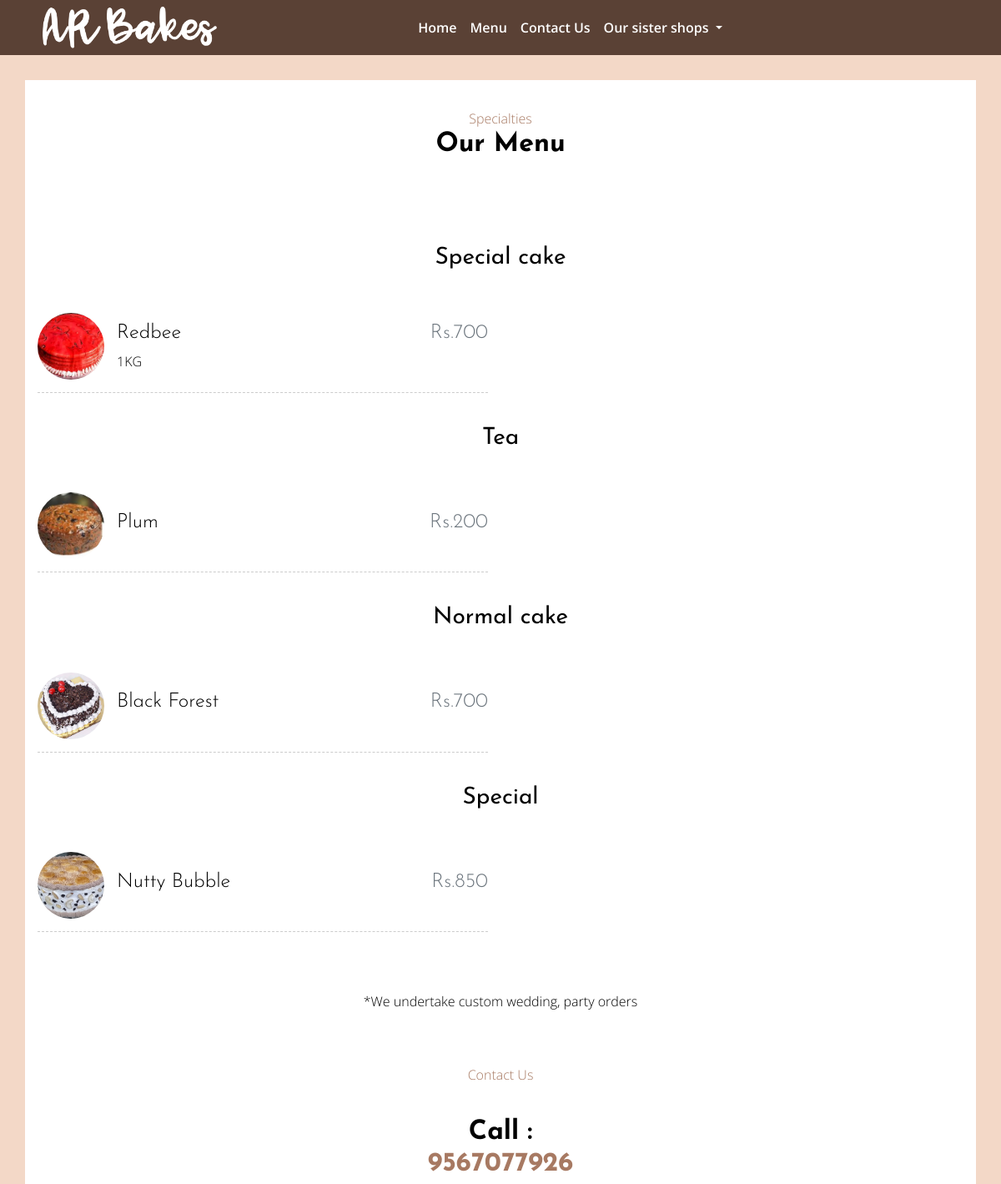
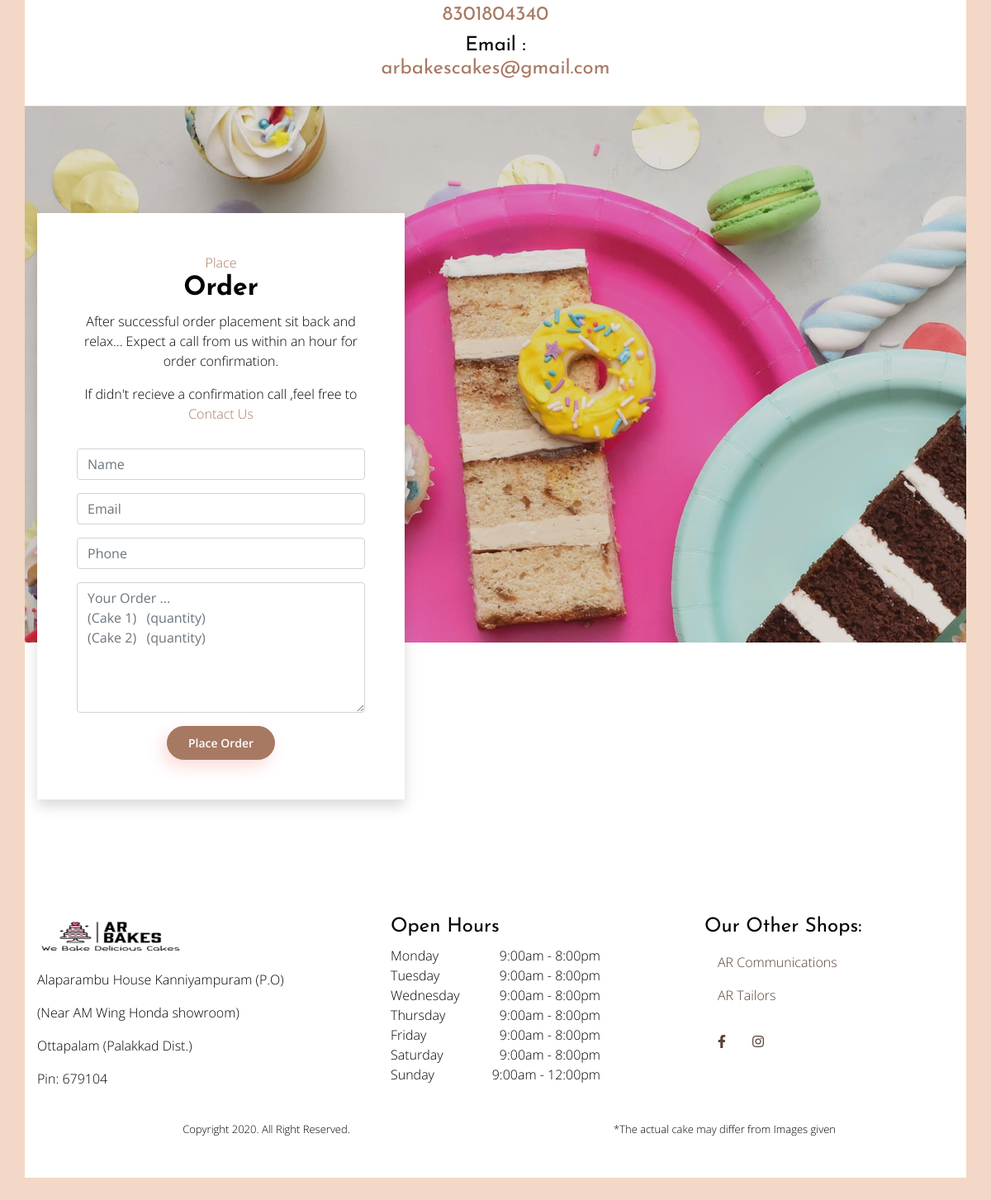
The page /menu on the database its author committed (2 pictures, top to bottom).
### cake/models.py (models this page shows)
class Cake(models.Model):
    name = models.CharField(max_length=50)
    style = models.CharField(max_length=50)
    price = models.IntegerField()
    image = models.ImageField(upload_to ='pics')
    quantity = models.CharField(max_length=50,default=' ')

### cake/views.py (the view)
# urls.py: path('menu', views.menu,name='menu'),
def menu(request):
    cakes= Cake.objects.all()
    styles= Cake.objects.values('style').distinct()
    return render(request,"menu.html",{'cakes':cakes ,'styles':styles ,'page':'Menu'})

### template/menu.html
{% extends 'layout.html' %}
{% load static %}
{% block content%}
<div class="container" style="padding-top: 3%;">
    <div class="section-content">
        <div class="row mb-5">
            <div class="col-md-12">
                <div class="heading-section text-center">
                    <span class="subheading">
                        Specialties
                    </span>
                    <h2>
                        Our Menu
                    </h2>
                </div>
            </div>
        </div>
        <div class="row">
            {% for cake1 in styles%}
                <div class="col-lg-12 heading-menu" style="padding-top: 2%" id="{{cake1.style}}">
                    <h3 class="text-center mb-5">{{cake1.style}}</h3>
                </div>
                {% for cake in cakes%}
                    {% if cake.style == cake1.style %}
                        <div class="col-lg-6 menu-wrap">
                            <div class="menus d-flex align-items-center">
                                <div class="menu-img rounded-circle">
                                    <img class="img-fluid" src="{{cake.image.url}}" alt="">
                                </div>
                                <div class="text-wrap">
                                    <div class="row align-items-start">
                                        <div class="col-8">
                                            <h4>{{cake.name}}</h4>
                                            <p>{{cake.quantity}}</p>
                                        </div>
                                        <div class="col-4">
                                            <h4 class="text-muted menu-price">Rs.{{cake.price}}</h4>
                                        </div>
                                    </div>
                                </div>
                            </div>
                        </div>
                    {% endif%}
                {%endfor%}
            {%endfor%}
        </div>
        <div id="contact" style="padding-top: 5% ; text-align: center;"><p>*We undertake custom wedding, party orders</p></div>
        <br>
        <div class="heading-section text-center"><br>
            <span class="subheading">
                Contact Us
            </span>
            <h2><br>
               Call :  <br>  <a href="tel:+919567077926" class="mb-5">  9567077926  </a><br>
            </h2>
            <h4> <a href="tel:+91 8301804340" class="mb-5"> 8301804340   </a></h4>
            <h4>Email :  <br>  <a href="mailto:arbakescakes@gmail.com" class="mb-5" target="_blank"> arbakescakes@gmail.com </a></h4>
        </div>
    </div>
</div>
{%endblock%}

### template/layout.html (shortened to what this page needs)
{% load static %}
<!DOCTYPE html>
<html lang="en">
<head>
    <link rel="stylesheet" href="{% static 'vendor/bootstrap/bootstrap.min.css'%}">
    <link rel="stylesheet" href="{% static 'vendor/select2/select2.min.css'%}">
    <link rel="stylesheet" href="{% static 'vendor/owlcarousel/owl.carousel.min.css'%}">
    <link rel="stylesheet" href="https://cdn.rawgit.com/noelboss/featherlight/1.7.13/release/featherlight.min.css">
    <link rel="stylesheet" href="https://cdnjs.cloudflare.com/ajax/libs/tempusdominus-bootstrap-4/5.0.1/css/tempusdominus-bootstrap-4.min.css">
    <link rel="stylesheet" href="https://cdnjs.cloudflare.com/ajax/libs/font-awesome/5.8.1/css/brands.css">
    <link rel="stylesheet" href="https://cdn.linearicons.com/free/1.0.0/icon-font.min.css">
    <link rel="stylesheet" href="https://use.fontawesome.com/releases/v5.8.1/css/all.css">
    <link rel="stylesheet" href="{% static 'css/style.min.css' %}">
</head>
<body data-spy="scroll" data-target="#navbar" class="static-layout">
    <nav class="navbar sticky-top navbar-expand-lg navbar-dark" style="background-color: #5A4135; font-size: 14; font-weight: 600;">
        <a href="#about" class="text-uppercase"style="padding-right: 10%; padding-left:3%" ><img src="{% static 'img/logo.png'%}" alt="Image" class="img-fluid" style="height: 50px;width: auto;"></a>
        <div class="collapse navbar-collapse "  id="navbarTogglerDemo02" style="padding-left: 10%;">
          <ul class="navbar-nav mr-auto mt-2 mt-lg-0">
            <li class="nav-item active">
              <a class="nav-link" href="/#home">Home </a>
            </li>
            <li class="nav-item active">
              <a class="nav-link" href="menu">Menu</a>
            </li>
            <li class="nav-item active">
              <a class="nav-link" href="#contact" >Contact Us</a>
            </li>
            <li class="nav-item active dropdown">
                <a class="nav-link dropdown-toggle" href="#" id="navbarDropdownMenuLink" data-toggle="dropdown" aria-haspopup="true" aria-expanded="false">
                  Our sister shops
                </a>
              </li>
          </ul>
        </div>
      </nav>
	<div class="boxed-page">
    {% block content %}
    {% endblock %}
    {%if not x %}
        <section id="gtco-reservation" class="bg-fixed bg-white section-padding overlay" style="background-image: url({% static 'img/bg.jpg'%});">
            <div class="container">
                <div class="row">
                    <div class="col-lg-5">
                        <div class="section-content bg-white p-5 shadow">
                            <div class="heading-section text-center">
                                <span class="subheading">
                                    Place
                                </span>
                                <h2>
                                    Order
                                </h2>
                                <p>After successful order placement sit back and relax... Expect a call from us within an hour for order
                                    confirmation.</p> <p>If didn't recieve a confirmation call ,feel free to <a href="#contact">Contact Us </a> </p>
                            </div>
                            <form method="POST" name="contact-us" action="https://formspree.io/f/xgepzlap">
                                <div class="row">
                                    <div class="col-md-12 form-group">
                                        <input type="text" class="form-control" id="name" name="name" placeholder="Name">
                                    </div>
                                    <div class="col-md-12 form-group">
                                        <input type="text" class="form-control" id="email" name="email" placeholder="Email">
                                    </div>
                                    <div class="col-md-12 form-group">
                                        <input type="text" class="form-control" id="phoneNumber" name="subject" placeholder="Phone">
                                    </div>
                                    <div class="col-md-12 form-group">
                                        <textarea class="form-control" id="message" name="message" rows="6" placeholder="Your Order ...&#10;(Cake 1)   (quantity)&#10;(Cake 2)   (quantity)"></textarea>
                                    </div>
                                    <div class="col-md-12 text-center">
                                        <button class="btn btn-primary btn-shadow btn-lg" type="submit" name="submit">Place Order</button>
                                    </div>
                                </div>
                            </form>
                        </div>
                    </div>
                </div>
            </div>
        </section>
    {% endif%}
	<footer class="mastfoot pb-5 bg-white section-padding pb-0" id="about">
    <div class="inner container">
         <div class="row">
         	<div class="col-lg-4">
         		<div class="footer-widget pr-lg-5 pr-0">
         			<img src="{% static 'img/logo2.png'%}" class="img-fluid footer-logo mb-3" alt="" width="60%" height="70%">
	         		<p>Alaparambu House
                        Kanniyampuram (P.O)</p>
                        <p>(Near AM Wing Honda showroom)</p>
                        <p>Ottapalam (Palakkad Dist.)</p>
                        <p>Pin: 679104</p>
         		</div>
         	</div>
         	<div class="col-lg-4">
         		<div class="footer-widget px-lg-5 px-0">
         			<h4>Open Hours</h4>
	         		<ul class="list-unstyled open-hours">
		                <li class="d-flex justify-content-between"><span>Monday</span><span>9:00am - 8:00pm</span></li>
		                <li class="d-flex justify-content-between"><span>Tuesday</span><span>9:00am - 8:00pm</span></li>
		                <li class="d-flex justify-content-between"><span>Wednesday</span><span>9:00am - 8:00pm</span></li>
		                <li class="d-flex justify-content-between"><span>Thursday</span><span>9:00am - 8:00pm</span></li>
		                <li class="d-flex justify-content-between"><span>Friday</span><span>9:00am - 8:00pm</span></li>
		                <li class="d-flex justify-content-between"><span>Saturday</span><span>9:00am - 8:00pm</span></li>
		                <li class="d-flex justify-content-between"><span>Sunday</span><span> 9:00am - 12:00pm</span></li>
		              </ul>
         		</div>
         	</div>
         	<div class="col-lg-4">
         		<div class="footer-widget pl-lg-5 pl-0">
                     <h4>Our Other Shops:</h4>
                     <p><a class="nav-link" href="contact">AR Communications</a>
                     <a class="nav-link" href="contact">AR Tailors</a></p>
                     <nav class="nav nav-mastfoot justify-content-start">
		                <a class="nav-link" href="https://www.facebook.com/ar.bakes.50">
		                	<i class="fab fa-facebook-f"></i>
		                </a>
		                <a class="nav-link" href="https://instagram.com/arbakescake?igshid=1nhztbbeu66lk">
		                	<i class="fab fa-instagram"></i>
		                </a>
		            </nav>
                 </div>
             </div>
         	<div class="col-md-12 d-flex align-items-center">
                 <div class="col-lg-6"><br><p class="mx-auto text-center mb-0" style="font-size: small;">Copyright 2020. All Right Reserved.</p></div>
                 <div class="col-lg-6"><br><p class="mx-auto text-center mb-0" style="font-size: small;">*The actual cake may differ from Images given</p></div>
             </div>
        </div>
    </div>
</footer>	</div>
</body>
</html>

### rows shown on the page
Cake: image (picture), name "Redbee", quantity "1KG", price "700"
Cake: image (picture), name "Plum", price "200"
Cake: image (picture), name "Black Forest", price "700"
Cake: image (picture), name "Nutty Bubble", price "850"

### other values the page prints
{{ cake1.style }} "Special cake" "Tea" "Normal cake" "Special"
